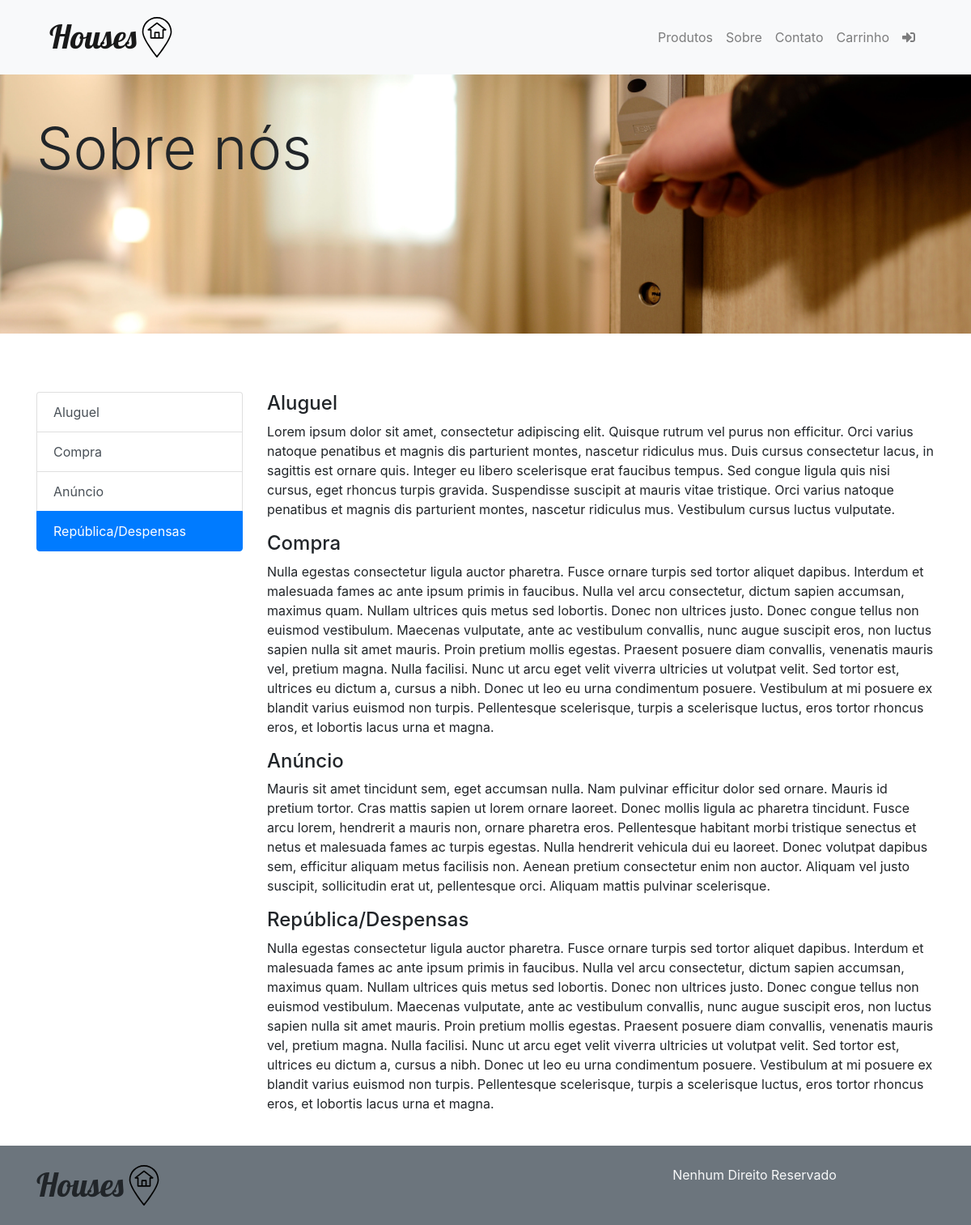
Screenshot of /sobre (signed in) with the database file from the repository.
### produto/models.py (models this page shows, shortened)
class Informacoes(models.Model):
    nome = models.CharField(max_length=200, db_index=True)
    slug = models.SlugField(max_length=200, db_index=True)
    descricao = models.TextField(blank=True)
    class Meta:
        db_table = 'informacoes'

### produto/views.py (the view)
# urls.py: path('sobre', views.sobre, name='sobre'),
def sobre(request):
    informacoes = Informacoes.objects.all().order_by('id')
    titulo = "Sobre nós"
    return render(request, 'produto/sobre.html', {'informacoes': informacoes, 'titulo': titulo})

### produto/templates/produto/sobre.html
{% extends "base.html" %}
{% load static %}
{% block conteudo %}
<section class="sobre-background mb-5">
        <div class="container">
            <h1 class="display-3 pt-5">{{titulo}}</h1>
        </div>
    </section>
    <section class="sobre-loja container py-4">
        <div class="row">
            <div class="col-lg-3 mb-5">
                <div id="item-infos" class="list-group">
                {% for info in informacoes %}
                    <a class="list-group-item list-group-item-action" href="#{{info.slug}}">{{info.nome}}</a>
                {% endfor %}
                </div>
            </div>
            <div class="col-lg-9">
                <div data-spy="scroll" data-target="#item-infos" class="scrollspy">
                    {% for info in informacoes %}
                    <h4 id="{{info.slug}}">{{info.nome}}</h4>
                    <p>{{info.descricao}}</p>
                    {% endfor %}
                </div>
            </div>
        </div>
    </section>
{% endblock %}

### templates/base.html (shortened to what this page needs)
{% load static %}
<!DOCTYPE html>
<html>
    <head>
        <link rel="stylesheet" type="text/css" href="{% static 'produto/css/bootstrap.css' %}" />
        <link rel="stylesheet" type="text/css" href="{% static 'produto/css/style.css' %}" />
        <link rel="stylesheet" type="text/css" href="{% static 'produto/css/all.css' %}" />
    </head>
    <body>
        <header class="bg-light py-2">
            <div class="container">
                <nav class="navbar navbar-expand-lg navbar-light">
                    <a class="navbar-brand d-flex" href="/">
                        <h1 class="mb-0" style="font-family: 'Lobster'">Houses</h1>
                        <img src="{% static 'produto/img/location.svg' %}" style="height: 50px;">
                    </a>
                    <div class="collapse navbar-collapse" id="menu-nav">
                        <ul class="navbar-nav ml-auto">
                            <li class="nav-item"><a class="nav-link" href="/produto">Produtos</a></li>
                            <li class="nav-item"><a class="nav-link" href="/sobre">Sobre</a></li>
                            <li class="nav-item"><a class="nav-link" href="/contato">Contato</a></li>
                            <li class="nav-item"><a class="nav-link" href="{% url 'carrinho:exibe_carrinho' %}">
                                Carrinho
                            </a></li>
                            <li class="nav-item"><a class="nav-link" href="/cadastro">
                                <i class="fas fa-sign-in-alt"></i>
                            </a></li>
                        </ul>
                    </div>
                </nav>
            </div>
        </header>
        {% block conteudo %}
        {% endblock %}
        <footer class="bg-secondary text-center py-4">
            <div class="container">
                <div class="row">
                    <div class="col-7">
                        <div class="d-flex">
                            <h1 class="mb-0" style="font-family: 'Lobster'">Houses</h1>
                            <img src="{% static 'produto/img/location.svg' %}" style="height: 50px;">
                        </div>
                    </div>
                    <div class="col-5">
                        <span class="text-light">
                            Nenhum Direito Reservado
                        </span>
                    </div>
                </div>
            </div>
        </footer>
    </body>
</html>

### produto/static/produto/css/style.css (style rules this page uses)
.sobre-background { background: url('../img/door-open.jpg') no-repeat center; background-size: cover; height: 40vh; }

### produto/static/produto/css/all.css (style rules this page uses)
.fa, .fas, .far, .fal, .fab { -moz-osx-font-smoothing: grayscale; -webkit-font-smoothing: antialiased; display: inline-block; font-style: normal; font-variant: normal; text-rendering: auto; line-height: 1; }
.fa-sign-in-alt:before { content: "\f2f6"; }
.fa, .fas { font-family: 'Font Awesome 5 Free'; font-weight: 900; }

### rows the page displays
Informacoes: nome "Aluguel", descricao "Lorem ipsum dolor sit amet, consectetur adipiscing elit. Quisque rutrum vel purus non efficitur. Orci varius natoque penatibus et magnis dis parturient montes, nascetur ridiculus mus. Duis cursus consectetur lacus, in sagittis est ornare quis. Integer eu libero scelerisque erat faucibus tempus. Sed congue ligula quis nisi cursus, eget rhoncus turpis gravida. Suspendisse suscipit at mauris vitae tristique. Orci varius natoque penatibus et magnis dis parturient montes, nascetur ridiculus mus. Vestibulum cursus luctus vulputate."
Informacoes: nome "Compra", descricao "Nulla egestas consectetur ligula auctor pharetra. Fusce ornare turpis sed tortor aliquet dapibus. Interdum et malesuada fames ac ante ipsum primis in faucibus. Nulla vel arcu consectetur, dictum sapien accumsan, maximus quam. Nullam ultrices quis metus sed lobortis. Donec non ultrices justo. Donec congue tellus non euismod vestibulum. Maecenas vulputate, ante ac vestibulum convallis, nunc augue suscipit eros, non luctus sapien nulla sit amet mauris. Proin pretium mollis egestas. Praesent posuere diam convallis, venenatis mauris vel, pretium magna. Nulla facilisi. Nunc ut arcu eget velit viverra ultricies ut volutpat velit. Sed tortor est, ultrices eu dictum a, cursus a nibh. Donec ut leo eu…"
Informacoes: nome "Anúncio", descricao "Mauris sit amet tincidunt sem, eget accumsan nulla. Nam pulvinar efficitur dolor sed ornare. Mauris id pretium tortor. Cras mattis sapien ut lorem ornare laoreet. Donec mollis ligula ac pharetra tincidunt. Fusce arcu lorem, hendrerit a mauris non, ornare pharetra eros. Pellentesque habitant morbi tristique senectus et netus et malesuada fames ac turpis egestas. Nulla hendrerit vehicula dui eu laoreet. Donec volutpat dapibus sem, efficitur aliquam metus facilisis non. Aenean pretium consectetur enim non auctor. Aliquam vel justo suscipit, sollicitudin erat ut, pellentesque orci. Aliquam mattis pulvinar scelerisque."
Informacoes: nome "República/Despensas", descricao "Nulla egestas consectetur ligula auctor pharetra. Fusce ornare turpis sed tortor aliquet dapibus. Interdum et malesuada fames ac ante ipsum primis in faucibus. Nulla vel arcu consectetur, dictum sapien accumsan, maximus quam. Nullam ultrices quis metus sed lobortis. Donec non ultrices justo. Donec congue tellus non euismod vestibulum. Maecenas vulputate, ante ac vestibulum convallis, nunc augue suscipit eros, non luctus sapien nulla sit amet mauris. Proin pretium mollis egestas. Praesent posuere diam convallis, venenatis mauris vel, pretium magna. Nulla facilisi. Nunc ut arcu eget velit viverra ultricies ut volutpat velit. Sed tortor est, ultrices eu dictum a, cursus a nibh. Donec ut leo eu…"

### other values shown
{{ titulo }} "Sobre nós"
